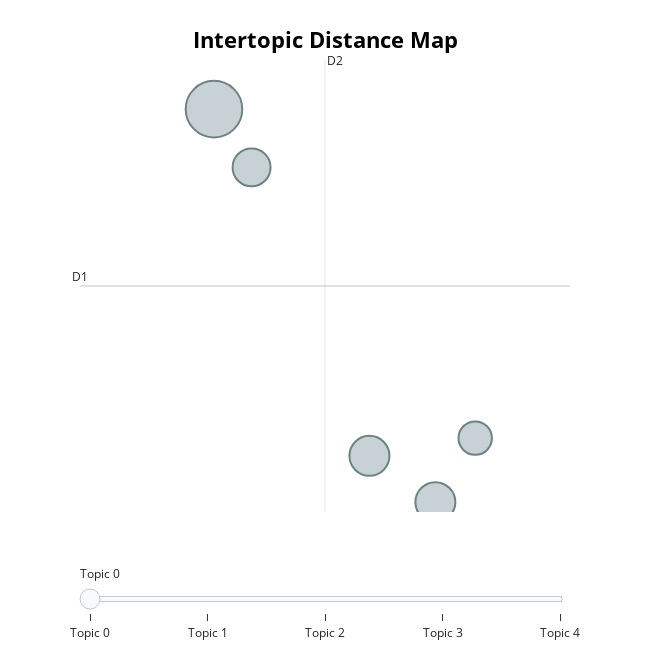

This figure's notebook cell:
### Code cell
fig = topic_model.visualize_topics()
# fig.write_html("map.html")
fig

### Figure 1 — Plotly figure (JSON) as saved in the notebook; plotly's stock layout.template omitted (floating-point values rounded to 4 significant figures)
{"data": [{"customdata": [[0, "Grading and Skill Classes Queries", 20], [1, "Health-related challenges affecting participation in project meetings and pre-examination", 10], [2, "Meeting Attendance Difficulties Due to Unforeseen Circumstances", 10], [3, "Attendance and Participation Issues in Phase Three Project Meetings", 9], [4, "Project Opening Attendance and Participation Concerns", 7]], "hovertemplate": "<b>Topic %{customdata[0]}</b><br>%{customdata[1]}<br>Size: %{customdata[2]}", "legendgroup": "", "marker": {"color": "#B0BEC5", "size": [20, 10, 10, 9, 7], "sizemode": "area", "sizeref": 0.0125, "symbol": "circle", "line": {"color": "DarkSlateGrey", "width": 2}}, "mode": "markers", "name": "", "orientation": "v", "showlegend": false, "x": [-8.368, -6.911, -6.293, -8.015, -5.92], "xaxis": "x", "y": [3.462, -0.2008, -0.6904, 2.846, -0.0135], "yaxis": "y", "type": "scatter"}], "layout": {"xaxis": {"anchor": "y", "domain": [0.0, 1.0], "title": {"text": ""}, "visible": false, "range": [-9.623, -5.032]}, "yaxis": {"anchor": "x", "domain": [0.0, 1.0], "title": {"text": ""}, "visible": false, "range": [-0.794, 3.981]}, "legend": {"tracegroupgap": 0, "itemsizing": "constant"}, "margin": {"t": 60}, "title": {"font": {"size": 22, "color": "Black"}, "text": "<b>Intertopic Distance Map</b>", "y": 0.95, "x": 0.5, "xanchor": "center", "yanchor": "top"}, "hoverlabel": {"font": {"size": 16, "family": "Rockwell"}, "bgcolor": "white"}, "width": 650, "height": 650, "sliders": [{"active": 0, "pad": {"t": 50}, "steps": [{"args": [{"marker.color": [["red", "#B0BEC5", "#B0BEC5", "#B0BEC5", "#B0BEC5"]]}], "label": "Topic 0", "method": "update"}, {"args": [{"marker.color": [["#B0BEC5", "red", "#B0BEC5", "#B0BEC5", "#B0BEC5"]]}], "label": "Topic 1", "method": "update"}, {"args": [{"marker.color": [["#B0BEC5", "#B0BEC5", "red", "#B0BEC5", "#B0BEC5"]]}], "label": "Topic 2", "method": "update"}, {"args": [{"marker.color": [["#B0BEC5", "#B0BEC5", "#B0BEC5", "red", "#B0BEC5"]]}], "label": "Topic 3", "method": "update"}, {"args": [{"marker.color": [["#B0BEC5", "#B0BEC5", "#B0BEC5", "#B0BEC5", "red"]]}], "label": "Topic 4", "method": "update"}]}], "shapes": [{"line": {"color": "#CFD8DC", "width": 2}, "type": "line", "x0": -7.328, "x1": -7.328, "y0": -0.794, "y1": 3.981}, {"line": {"color": "#9E9E9E", "width": 2}, "type": "line", "x0": -9.623, "x1": -5.032, "y0": 1.593, "y1": 1.593}], "annotations": [{"showarrow": false, "text": "D1", "x": -9.623, "y": 1.593, "yshift": 10}, {"showarrow": false, "text": "D2", "x": -7.328, "xshift": 10, "y": 3.981}]}}
